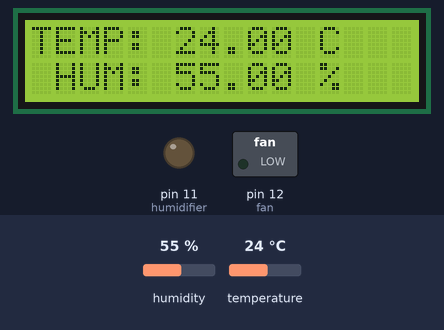
Simulated run of this sketch. Board: Arduino Uno, built with avr-gcc and run on an emulated ATmega328P. On the bench: 16×2 character LCD, switched loads named in the sketch (green lamp = pin HIGH), output pins drawn as LEDs (lit = HIGH). The inputs (shaded band) are chosen by the test bench; at power-on: humidity 55 %, temperature 24 °C.

Above: at 1.2 s.
1.3 s: humidity set to 22 %
At 2.7 s:
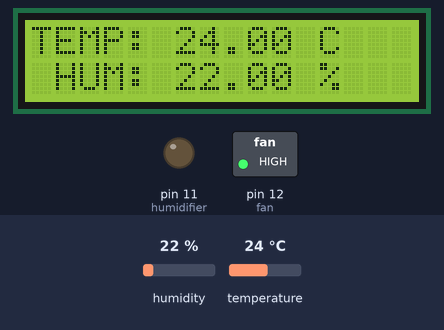
6.4 s: temperature set to 12 °C
At 10.8 s:
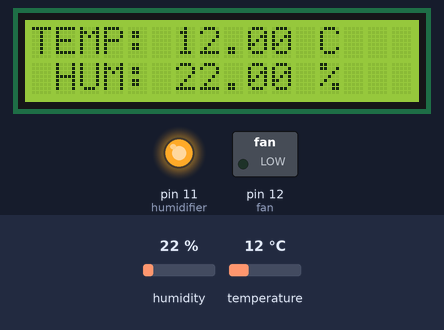
11.1 s: humidity set to 37 %
At 15.8 s:
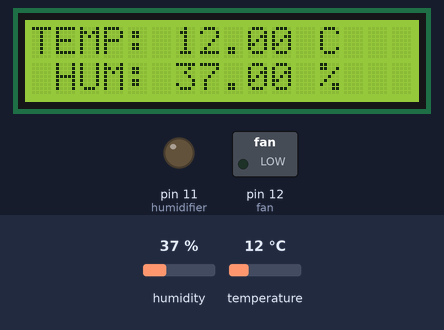
16.2 s: humidity set to 40 %
At 21.8 s:
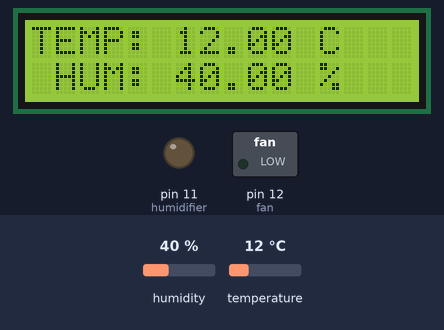
Timing chart, 0 to 22.3 s (numbered marks = the images above; inputs shaded):
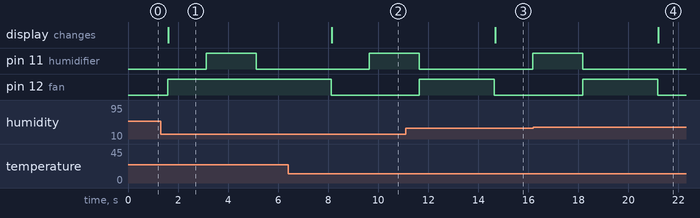

The sketch:

Final_Program__No_data_record_.ino
```cpp
#include <LiquidCrystal.h>
  const int rs = 8, en = 9, d4 = 4, d5 = 5, d6 = 6, d7 = 7;
  LiquidCrystal lcd(rs, en, d4, d5, d6, d7);
#include <dht.h>
  dht DHT;
  #define DHT11_PIN A2
int fan=12; // fan
int humidifier=11; //humidifier


void setup(){
  Serial.begin(9600);
  lcd.begin(16, 2);
}
void loop(){

int chk = DHT.read11(DHT11_PIN);

  lcd.setCursor(1, 1);
    lcd.print("HUM: ");
      lcd.print(DHT.humidity);
        lcd.print(" %");
  lcd.setCursor(0, 0);
      lcd.print("TEMP: ");
        lcd.print(DHT.temperature);
          lcd.print(" C");

  delay(1500);

  if (DHT.humidity<=38) {
    analogWrite(humidifier, 255);
      delay(2000);
    analogWrite(humidifier, 0);
    analogWrite(fan, 255);
      delay(3000);
    analogWrite(fan, 0);
  }
  if (DHT.humidity>40) {
    analogWrite(fan, 255);
  }
  if (DHT.humidity<=40) {
    analogWrite(fan, 0);
 }
}
```

Measured:
- after the input at 1.3 s, pin 11 (humidifier): LOW → HIGH after 1.8 s, → LOW 2.0 s later; the display: changes after 0.32 s (image 1)
- after the input at 6.4 s, the display: changes after 1.7 s (image 2)
- after the input at 11.1 s, the display: changes after 3.6 s (image 3)
- after the input at 16.2 s, the display: changes after 5.0 s (image 4)
